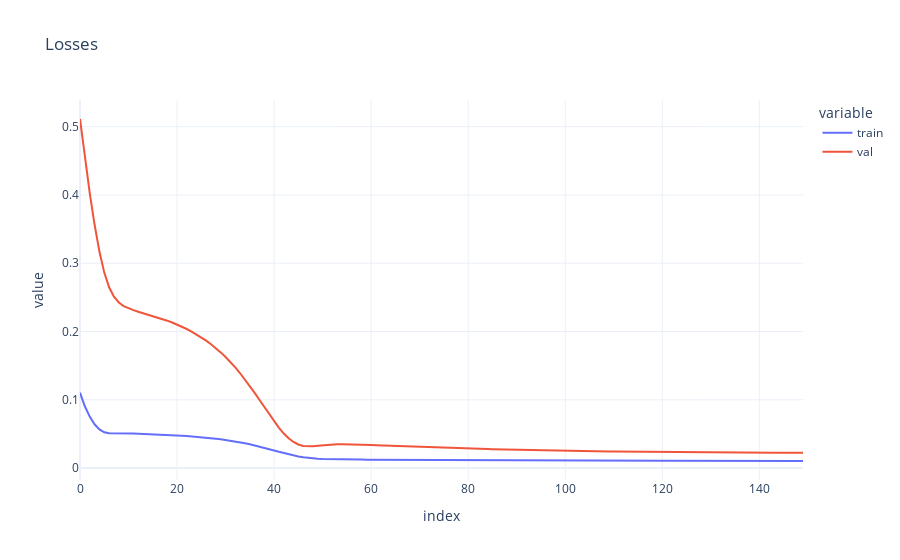

The notebook cell saved with this chart:
### Markdown cell above
We define constants to use for training:
- `SEQ_LENGTH`: the number of time steps to use for training, *i.e.* the number of previous months to use to predict the next month
- `N_EPOCHS`: the maximum number of epochs to train for
- `BATCH_SIZE`: the batch size to use for training

### Code cell
SEQ_LENGTH = 2
N_EPOCHS = 150
BATCH_SIZE = 4

data_module = ap.PassengerDataModule(
  train=train,
  val=val,
  test=test,
  seq_length=SEQ_LENGTH,
  batch_size=BATCH_SIZE,
)

# Create the model, optimizer and loss function
lstm = ap.PassengerLSTM(input_size=1, hidden_size=50, num_layers=3, output_size=1)
optimizer = optim.Adam(lstm.parameters(), lr=0.0002)
loss_fn = nn.MSELoss()

# Train the model
predictor = ap.PassengerPredictor(
  data_module=data_module, model=lstm, optimizer=optimizer, loss_fn=loss_fn
)
train_losses, val_losses = predictor.train(
  model=lstm,
  optimizer=optimizer,
  loss_fn=loss_fn,
  n_epochs=N_EPOCHS,
)

# Plot the losses
losses = pd.DataFrame({"train": train_losses, "val": val_losses})
px.line(losses, y=["train", "val"], title="Losses")

### Figure 1 — Plotly figure (JSON) as saved in the notebook; plotly's stock layout.template omitted (floating-point values rounded to 4 significant figures; data arrays with more than 128 entries replaced by an {"elided": "..."} marker saying what was removed)
{"data": [{"hovertemplate": "variable=train<br>index=%{x}<br>value=%{y}<extra></extra>", "legendgroup": "train", "line": {"color": "#636efa", "dash": "solid"}, "marker": {"symbol": "circle"}, "mode": "lines", "name": "train", "orientation": "v", "showlegend": true, "type": "scatter", "x": {"elided": "150 int values"}, "xaxis": "x", "y": {"elided": "150 float values"}, "yaxis": "y"}, {"hovertemplate": "variable=val<br>index=%{x}<br>value=%{y}<extra></extra>", "legendgroup": "val", "line": {"color": "#EF553B", "dash": "solid"}, "marker": {"symbol": "circle"}, "mode": "lines", "name": "val", "orientation": "v", "showlegend": true, "type": "scatter", "x": {"elided": "150 int values"}, "xaxis": "x", "y": {"elided": "150 float values"}, "yaxis": "y"}], "layout": {"legend": {"title": {"text": "variable"}, "tracegroupgap": 0}, "title": {"text": "Losses"}, "xaxis": {"anchor": "y", "domain": [0, 1], "title": {"text": "index"}}, "yaxis": {"anchor": "x", "domain": [0, 1], "title": {"text": "value"}}}}
